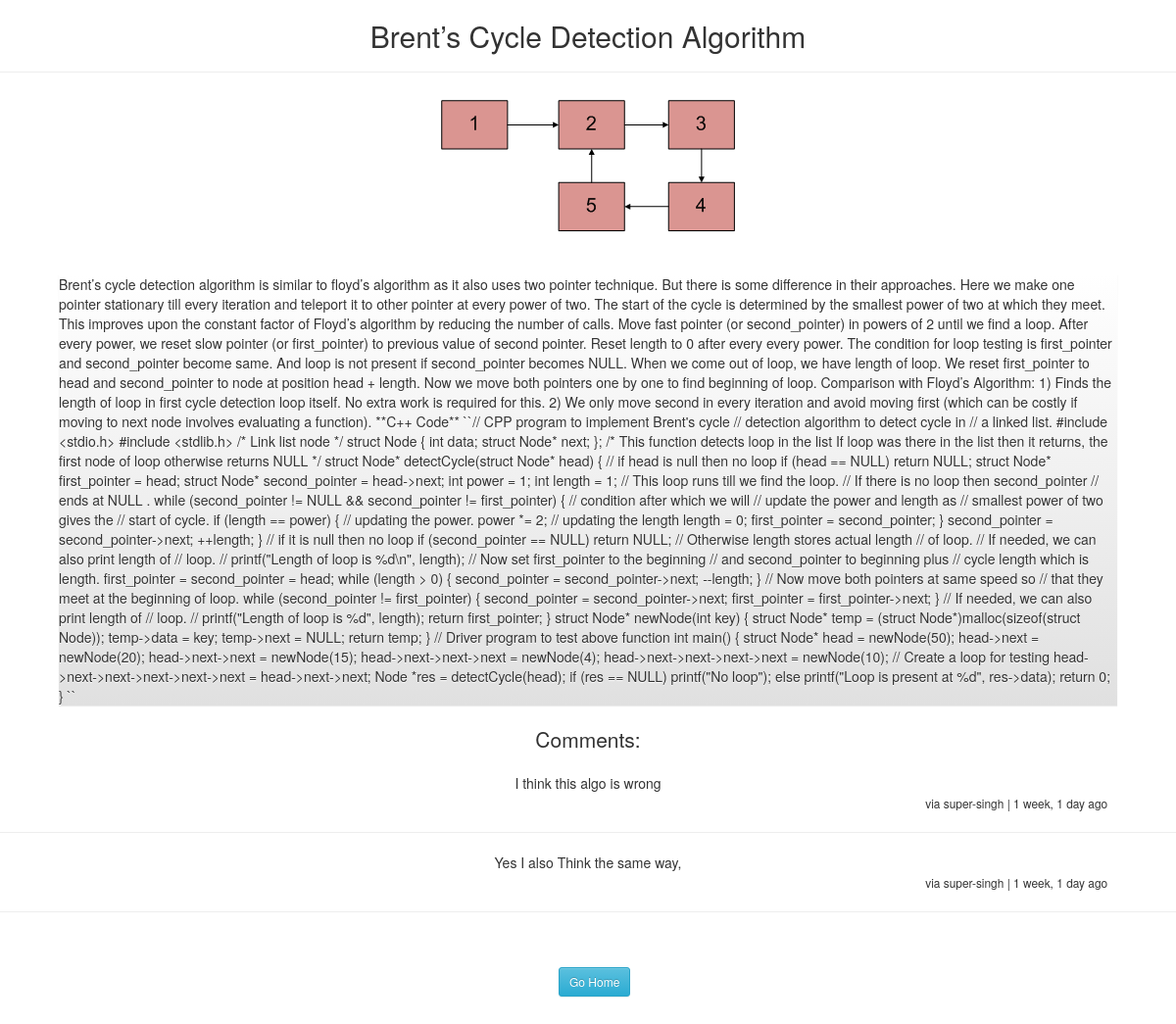
/Posts/brents-cycle-detection-algorithm/, run on the app's committed database.
### Posts/models.py (models this page shows, shortened)
class Post(models.Model):
    title = models.CharField(max_length=50)
    content = models.TextField()
    slug = models.SlugField(unique=True)
    file = models.FileField(null=True, blank=True)
    timestamp = models.DateTimeField(auto_now_add=True, auto_now=False)
    updated = models.DateTimeField(auto_now_add=False, auto_now=True)

### Comments/models.py (models this page shows, shortened)
class Comment(models.Model):
    user=models.ForeignKey(settings.AUTH_USER_MODEL,default=1)
    content_type=models.ForeignKey(ContentType,on_delete=models.CASCADE)
    object_id=models.PositiveIntegerField()
    content_object=GenericForeignKey('content_type','object_id')
    content=models.TextField()
    timestamp=models.DateTimeField(auto_now_add=True)

### Posts/views.py (the view)
# urls.py: url(r'^(?P<slug>.+)/$', details, name="post_details"),
def details(request,slug=None):
    instance=get_object_or_404(Post,slug=slug)
    cont_type=ContentType.objects.get_for_model(Post)
    obj_id=instance.id
    comm=Comment.objects.filter(content_type=cont_type, object_id=obj_id)
    share_url = quote_plus(instance.content)
    context = {
        "instance": instance,
        "share_url":share_url,
        "comments":comm,
    }
    return render(request, "FeedDetails.html", context)

### templates/FeedDetails.html (shortened to what this page needs)
<!DOCTYPE html>
<html lang="en">
<head>
<link rel="stylesheet" href="https://maxcdn.bootstrapcdn.com/bootstrap/3.3.7/css/bootstrap.min.css">
<link rel="stylesheet" href="https://maxcdn.bootstrapcdn.com/bootstrap/3.3.7/css/bootstrap-theme.min.css">
</head>
<body style="background-size: cover" >
<div align="center"><h2>{{ instance.title }}</h2></div><hr>
<div align="center">
    <img src="{{ instance.file.url }}" class="img-responsive">
</div>
<div class="p-5 mb-2 btn-default marked-content " style="margin-right: 5%;margin-left: 5%;margin-top: 3%"   >
    {{ instance.content }}
</div>
<br>
<p class="lead" align="center">Comments:</p>
{% for x in comments %}
<div align="center" style="margin-left: 3%;margin-right: 3%">
{{ x.content}}<br>
    <div align="right" style="margin-right: 3%">
      <small> via {{ x.user }} | {{ x.timestamp|timesince }} ago</small>
    </div>
</div>
    <hr>
{% endfor %}
 <a class="btn btn-info btn-sm" href="{% url 'feedHome' %} " style="margin-left: 47.5%;margin-top: 3%;margin-bottom: 3%">Go Home</a>
</body>
</html>

### templates/FeedDetails.html (style rules this page uses)
a { color: #cc1111; }
body { max-width: 100%; overflow-x: hidden; }

### data on the page
Post: title "Brent’s Cycle Detection Algorithm", file (picture), content "Brent’s cycle detection algorithm is similar to floyd’s algorithm as it also uses two pointer technique. But there is some difference in their approaches. Here we make one pointer stationary till every iteration and teleport it to other pointer at every power of two. The start of the cycle is determined by the smallest power of two at which they meet. This improves upon the constant factor of Floyd’s algorithm by reducing the number of calls. Move fast pointer (or second_pointer) in powers of 2 until we find a loop. After every power, we reset slow pointer (or first_pointer) to previous value of second pointer. Reset length to 0 after every every power. The condition for loop testing is…"
Comment: content "I think this algo is wrong", user "super-singh", timestamp "1 week, 1 day"
Comment: content "Yes I also Think the same way,", user "super-singh", timestamp "1 week, 1 day"
